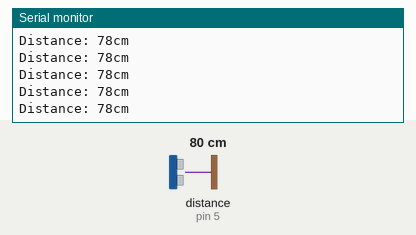
Bench run of a sketch on a simulated Arduino Uno, built with avr-gcc and run on an emulated ATmega328P. Shown: the last lines printed to the serial monitor. Wiring (inferred from the names in the program): ultrasonic range finder: trigger pin 6; echo pin 5. Inputs (shaded band) come from the test bench; at power-on: distance to the obstacle (sensor on pin 5) 80 cm. The echo pulse lasts 58.3 µs per cm.

Above: at 1.2 s.
1.3 s: distance to the obstacle (sensor on pin 5) set to 2 cm
At 1.9 s:
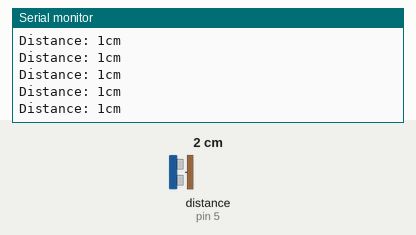
4.3 s: distance to the obstacle (sensor on pin 5) set to 18 cm
At 5.4 s:
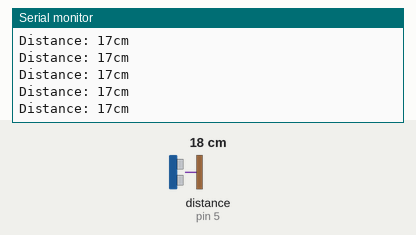
7.3 s: distance to the obstacle (sensor on pin 5) set to 4 cm
At 8.1 s:
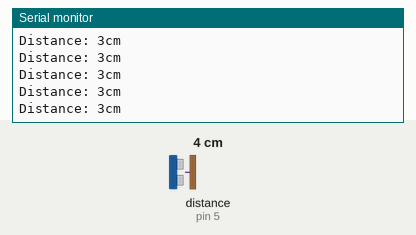
10.3 s: distance to the obstacle (sensor on pin 5) set to 299 cm
At 11.2 s:
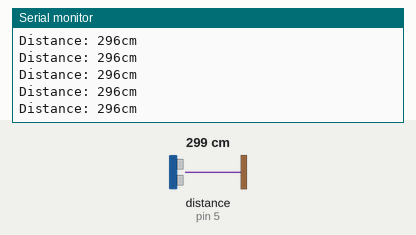
13.3 s: distance to the obstacle (sensor on pin 5) set to 35 cm
At 14.2 s:
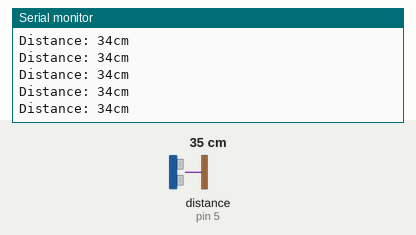
Timing chart, 0 to 16.3 s (numbered marks = the images above; inputs shaded):
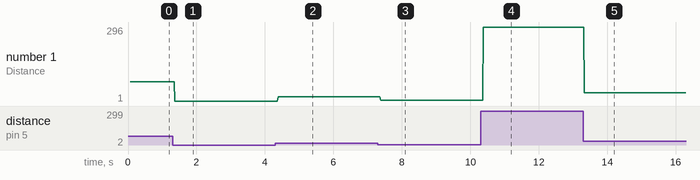

Measured:
- after the input at 1.3 s, the serial monitor: prints a new line after 0.07 s (image 1)
- after the input at 4.3 s, the serial monitor: prints a new line after 0.08 s (image 2)
- after the input at 7.3 s, the serial monitor: prints a new line after 0.08 s (image 3)
- after the input at 10.3 s, the serial monitor: prints a new line after 0.07 s (image 4)
- after the input at 13.3 s, the serial monitor: prints a new line at once (image 5)
- plotted number 1: 78 → 1 after the input at 1.3 s, 1 → 17 after the input at 4.3 s, 17 → 3 after the input at 7.3 s, 3 → 296 after the input at 10.3 s, 296 → 34 after the input at 13.3 s

The sketch:

Ultrasonic.ino
```cpp
#define ECHOpin 5
#define TRIGpin 6
long duration;
int distance;
void setup() {
  pinMode(TRIGpin,OUTPUT);
  pinMode(ECHOpin,INPUT);
  Serial.begin(9600);
  Serial.println("Test of the ultrasonic sensor HC-Sr04");
  Serial.println("with the Arduino UNO r3 board");
}

void loop() {
  // put your main code here, to run repeatedly:
  digitalWrite(TRIGpin,LOW);
  delayMicroseconds(4);
  digitalWrite(TRIGpin,HIGH);
  delayMicroseconds(15);
  digitalWrite(TRIGpin,LOW);
  duration=pulseIn(ECHOpin,HIGH);
  distance=duration*(0.034/2);
  Serial.print("Distance: ");
  Serial.print(distance);
  Serial.println("cm");


}
```
